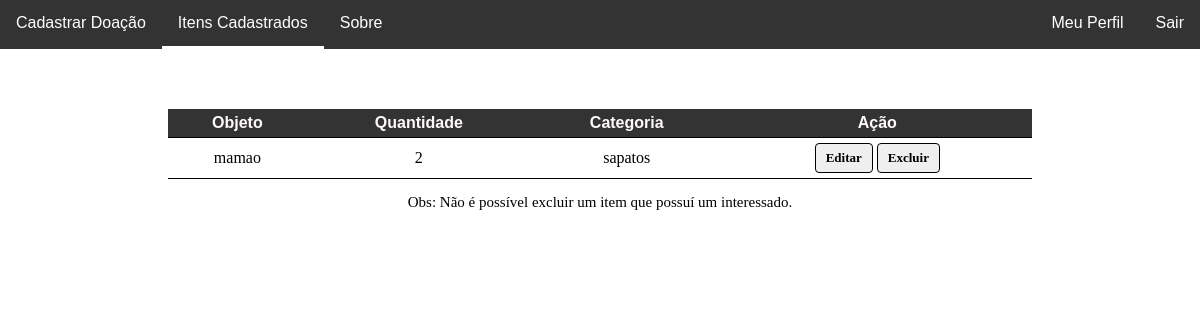
/doador/lista_excedentes.php (signed in), run on the app's committed database.
### tables this page shows
CREATE TABLE `tb_doacao` (
  `iddoacao` int(11) NOT NULL AUTO_INCREMENT,
  `titulodoacao` varchar(30) NOT NULL,
  `quantidadedoacao` int(11) NOT NULL,
  `fkcodcategoria` int(11) NOT NULL,
  `descricaodoacao` varchar(100) DEFAULT NULL,
  `statusdoacao` int(11) DEFAULT 0,
  `doador` int(11) NOT NULL,
  PRIMARY KEY (`iddoacao`),
  KEY `fkcodcat` (`fkcodcategoria`),
  CONSTRAINT `fkcodcat` FOREIGN KEY (`fkcodcategoria`) REFERENCES `tb_categoria` (`idcategoria`)
);

CREATE TABLE `tb_categoria` (
  `idcategoria` int(11) NOT NULL AUTO_INCREMENT,
  `titulocategoria` varchar(30) NOT NULL,
  PRIMARY KEY (`idcategoria`)
);

### doador/listar_excedentes.php (called while the page is built)
<?php
include ('conexao.php');
$sql = "select tb_doacao.iddoacao,tb_doacao.titulodoacao, tb_doacao.quantidadedoacao,tb_categoria.titulocategoria from tb_doacao inner join tb_categoria on tb_categoria.idcategoria=tb_doacao.fkcodcategoria WHERE doador = '{$_SESSION['id']}';";
$result = mysqli_query($conexao,$sql);

### doador/lista_excedentes.php (the view, shortened to what this page needs)
<?php
include('listar_excedentes.php');
?>
<!DOCTYPE html>
<html lang="en">
<head>
    <link rel="stylesheet" href="css/style.css">
</head>
<body style="font-family: Verdana;">
    <ul class="nav">
        <li class="nav-item">
            <a href="cadastro_excedente.php">Cadastrar Doação</a>
        </li>
        <li class="nav-item">
            <a href="lista_excedentes.php" style="border-bottom:3px solid white;">Itens Cadastrados</a>
        </li>
        <li class="nav-item">
            <a href="sobre_doador.php">Sobre</a>
        </li>
        <li class="user-item">
            <a href="logout.php">Sair</a>
        </li>
        <li class="user-item">
            <a href="usuario.php">Meu Perfil </a>
        </li>
    </ul>
    <div class="content">
        <table  class="tabela" cellspacing="10" cellpadding="5"style="font-family: Verdana;">
            <tr>
                <th>Objeto</th>
                <th>Quantidade</th>
                <th>Categoria</th>
                <th>Ação</th>
            </tr>
            <?php while ($linha = $result->fetch_array()){ ?>
                <tr>
                    <td>
                        <?php
                            echo $linha["titulodoacao"];
                        ?>
                    </td>
                    <td>
                        <?php
                            echo $linha["quantidadedoacao"];
                        ?>
                    </td>
                    <td>
                        <?php
                            echo $linha["titulocategoria"];
                        ?>
                    </td>
                    <td>
                        <a class="botoes" href = "edita_excedente.php?id_excedente=<?php echo $linha['iddoacao'];?>">Editar</a>
                        <a class="botoes" href = "excluir_excedente.php?id_excedente=<?php echo $linha['iddoacao'];?>">Excluir</a>
                    </td>
                </tr>
            <?php }?>
        </table>
                <p style="text-align: center; font-size: 15px;">Obs: Não é possível excluir um item que possuí um interessado.</p>
    </div>
</body>
</html>

### doador/css/style.css (style rules this page uses)
body { padding: 0; margin: 0; font-family: Verdana; }
.content { text-align: center; margin: 5%; }
.nav { list-style-type: none; margin: 0; padding: 0; overflow: hidden; background-color: #333; }
.nav-item { float: left; }
.nav-item a { display: block; color: white; text-align: center; padding: 14px 16px; text-decoration: none; }
.user-item { float: right; }
.user-item a { display: block; color: white; text-align: center; padding: 14px 16px; text-decoration: none; }
.tabela { border-collapse: collapse; width: 80%; height: 60px; margin:auto; }
.tabela th { background-color: #333; color:#FFFAFA; font-family: 'Lucida Sans', 'Lucida Sans Regular', 'Lucida Grande', 'Lucida Sans Unicode', Geneva, Verdana, sans-serif; }
ul { font-family: Verdana, sans-serif; }

### doador/lista_excedentes.php (style rules this page uses)
tr { border-bottom:1px solid black; }
.botoes { border: 1px solid black; border-radius: 4px; display: inline-block; cursor: pointer; font-family: Verdana; font-weight: bold; font-size: 13px; padding: 6px 10px; text-decoration: none; color: black; background-color: rgb(239, 239, 239); }

### data on the page
tb_doacao: titulodoacao "mamao", quantidadedoacao "2", fkcodcategoria.titulocategoria "sapatos"
